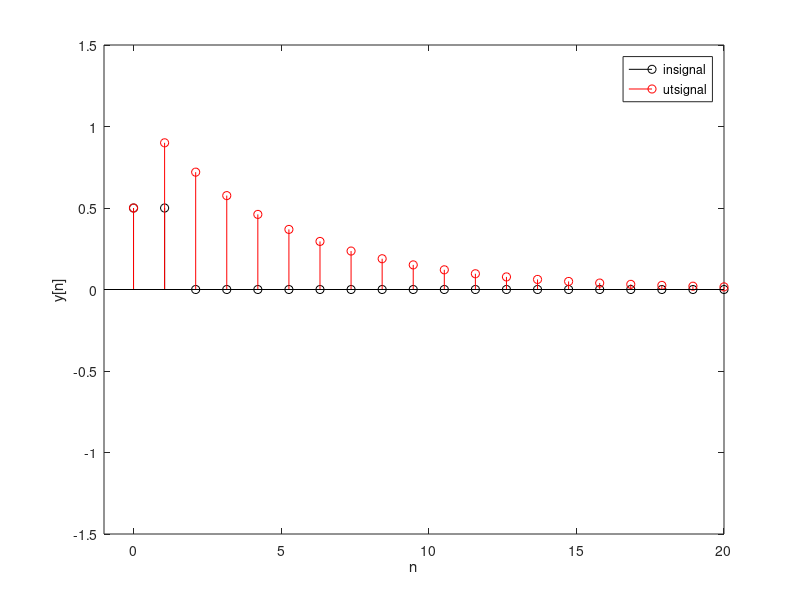

The MATLAB source for this figure:


x = zeros(1,20); x(1) = 1; u = zeros(1,20); y = zeros(1,20);
b0 = 0.5; b1 = 0.5;
K = length(x);
u(1) = b0*x(1); % First sample, assuming x(0) = 0
for k=2:K % Remaining samples
    u(k) = b0*x(k) + b1*x(k-1);
end


a1 = -0.8;
N = length(u);
y(1) = u(1);% First sample, assuming x(0) = 0
for n=2:N % remaining samples
    y(n) = u(n) - a1*y(n-1);
end



l = linspace(0,20,20);
figure(1);
clf; hold on;
stem(l,u,'ko');
stem(l,y,'ro');
axis([-1 20 -1.5 1.5]);
box on;
xlabel('n'); ylabel('y[n]');
legend({'insignal', 'utsignal'})